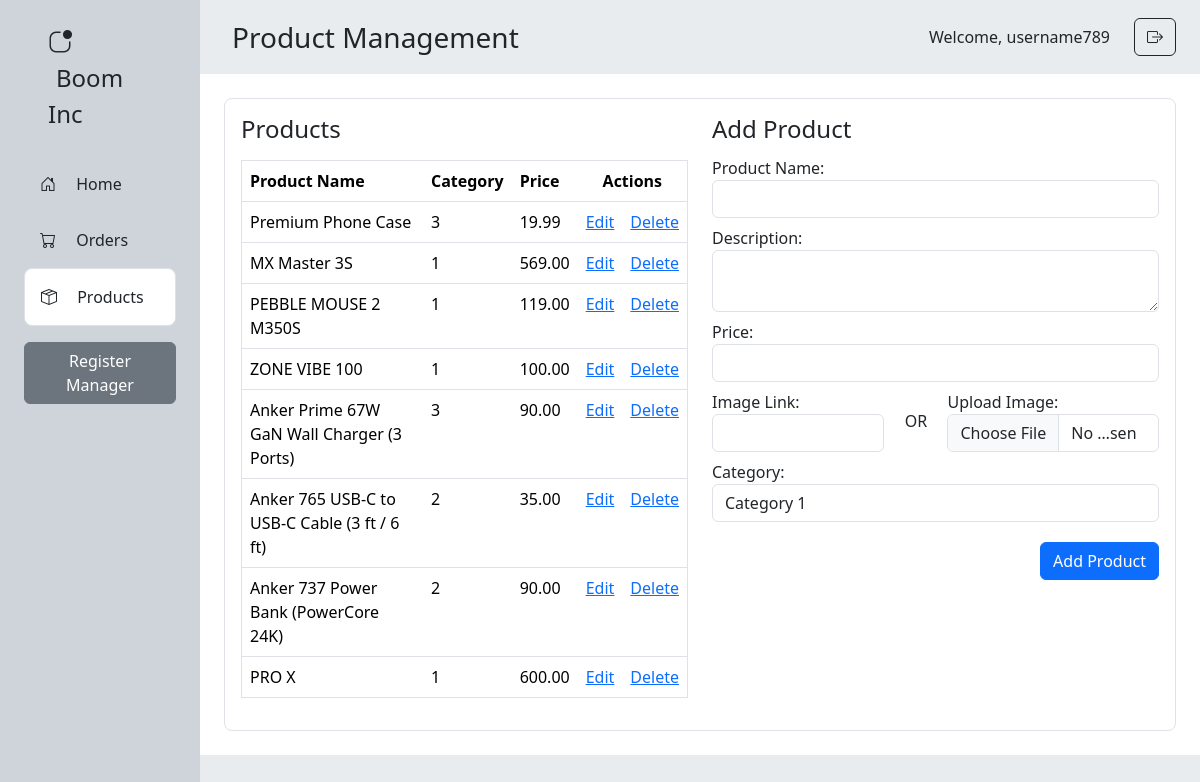
Screenshot of /admin/products.php (signed in) with the database file from the repository.
### tables this page shows
CREATE TABLE `products` (
  `product_id` int(11) NOT NULL,
  `product_name` varchar(255) NOT NULL,
  `description` text NOT NULL,
  `price` decimal(10,2) NOT NULL,
  `image_path` varchar(255) NOT NULL,
  `category_id` int(11) NOT NULL
);

### admin/products.php (the view, shortened to what this page needs)
<?php
include '../includes/db_connect.php';
$username = $_SESSION['username'];
?>
<!DOCTYPE html>
<html>
<head>
    <link rel="stylesheet" href="https://cdn.jsdelivr.net/npm/bootstrap@5.3.2/dist/css/bootstrap.min.css">
    <link rel="stylesheet" href="https://cdn.jsdelivr.net/npm/bootstrap-icons@1.11.3/font/bootstrap-icons.min.css">
</head>
<body>
    <div class="row m-0 min-vh-100">
        <div class="col-2 p-0 bg-dark-subtle">
            <div class="p-4 mx-4 fw-medium">
                <i class="bi bi-app-indicator fs-4 me-3"></i>
                <span class="ms-2 fs-4">Boom Inc</span>
            </div>
            <div class="mx-4">
                <div class="p-3" onclick="location.href='staff_home.php';" style="cursor: pointer;">
                    <i class="bi bi-house-door me-3"></i>
                    Home
                </div>
                <div class="p-3" onclick="location.href='orders.php';" style="cursor: pointer;">
                    <i class="bi bi-cart me-3"></i>
                    Orders
                </div>
                <div class="p-3 border rounded rounded-3 bg-white" onclick="location.href='products.php';"
                    style="cursor: pointer;">
                    <i class="bi bi-box-seam me-3"></i>
                    Products
                </div>
                <?php if ($_SESSION['role'] == 'admin'): ?>
                    <a href="register.php" class="my-3 btn btn-secondary">Register Manager</a>
                <?php endif; ?>
            </div>
        </div>
        <div class="col-10 p-0 bg-body-secondary">
            <div class="d-flex justify-content-between align-items-center">
                <div class="fw-medium fs-3 p-3 mx-3">
                    Product Management
                </div>
                <div class="px-4 d-flex align-items-center">
                    <span class="fs-6 fw-medium pe-4">Welcome,
                        <?php echo $username; ?>
                    </span>
                    <a href="logout.php" class="btn btn-outline-dark">
                        <i class="bi bi-box-arrow-right"></i>
                    </a>
                </div>
            </div>
            <div class="bg-white p-4">
                <div class="p-3 border rounded rounded-3">
                    <div class="row">
                        <div class="col-6">
                            <h4 class="mb-3">Products</h4>
                            <table class="table border">
                                <thead>
                                    <tr>
                                        <th>Product Name</th>
                                        <th>Category</th>
                                        <th>Price</th>
                                        <th colspan="2" class="text-center">Actions</th>
                                    </tr>
                                </thead>
                                <tbody>
                                    <?php
                                    $stmt = $conn->query("SELECT * FROM products");
                                    while ($row = $stmt->fetch()) { ?>
                                        <tr>
                                            <td>
                                                <?php echo $row['product_name']; ?>
                                            </td>
                                            <td>
                                                <?php echo $row['category_id']; ?>
                                            </td>
                                            <td>
                                                <?php echo $row['price']; ?>
                                            </td>
                                            <td class="text-center"><a
                                                    href="edit_product.php?id=<?php echo $row['product_id']; ?>">Edit</a>
                                            </td>
                                            <td class="text-center">
                                                <a href="" data-bs-toggle="modal" data-bs-target="#confirmDeleteModal"
                                                    data-product-id="<?php echo $row['product_id']; ?>">Delete</a>
                                            </td>
                                        </tr>
                                    <?php } ?>
                                </tbody>
                            </table>
                        </div>
                        <div class="col-6 justify-content-around">
                            <h4 class="mb-2">Add Product</h4>
                            <form method="post" enctype="multipart/form-data">
                                <div class="py-1">
                                    <label for="product_name">Product Name:</label>
                                    <input type="text" class="form-control" id="product_name" name="product_name"
                                        required>
                                </div>
                                <div class="py-1">
                                    <label for="description">Description:</label>
                                    <textarea class="form-control" id="description" name="description"></textarea>
                                </div>
                                <div class="py-1">
                                    <label for="price">Price:</label>
                                    <input type="number" class="form-control" id="price" name="price" step=".01"
                                        required>
                                </div>
                                <div class="row py-1 align-items-center justify-content-between">
                                    <div class="col-5">
                                        <label for="image_path">Image Link:</label>
                                        <input type="text" class="form-control" id="image_path" name="image_path"
                                            required>
                                    </div>
                                    OR
                                    <div class="col-6">
                                        <label for="image_upload">Upload Image:</label>
                                        <input type="file" class="form-control" id="image_upload" name="image_upload"
                                            accept="image/*">
                                    </div>
                                </div>
                                <div class="py-1">
                                    <label for="category_id">Category:</label>
                                    <select class="form-control" id="category_id" name="category_id">
                                        <option value="1">Category 1</option>
                                    </select>
                                </div>
                                <div class="mt-3 d-flex justify-content-end">
                                    <button type="submit" name="submit" class="btn btn-primary">Add Product</button>
                                </div>
                            </form>
                        </div>
                    </div>
                </div>
            </div>
        </div>
    </div>
</body>
</html>

### rows the page displays
products: product_name "Premium Phone Case", category "3", price "19.99"
products: product_name "MX Master 3S", category "1", price "569.00"
products: product_name "PEBBLE MOUSE 2 M350S", category "1", price "119.00"
products: product_name "ZONE VIBE 100", category "1", price "100.00"
products: product_name "Anker Prime 67W GaN Wall Charger (3 Ports)", category "3", price "90.00"
products: product_name "Anker 765 USB-C to USB-C Cable (3 ft / 6 ft)", category "2", price "35.00"
products: product_name "Anker 737 Power Bank (PowerCore 24K)", category "2", price "90.00"
products: product_name "PRO X", category "1", price "600.00"

### other values shown
$username "username789"
